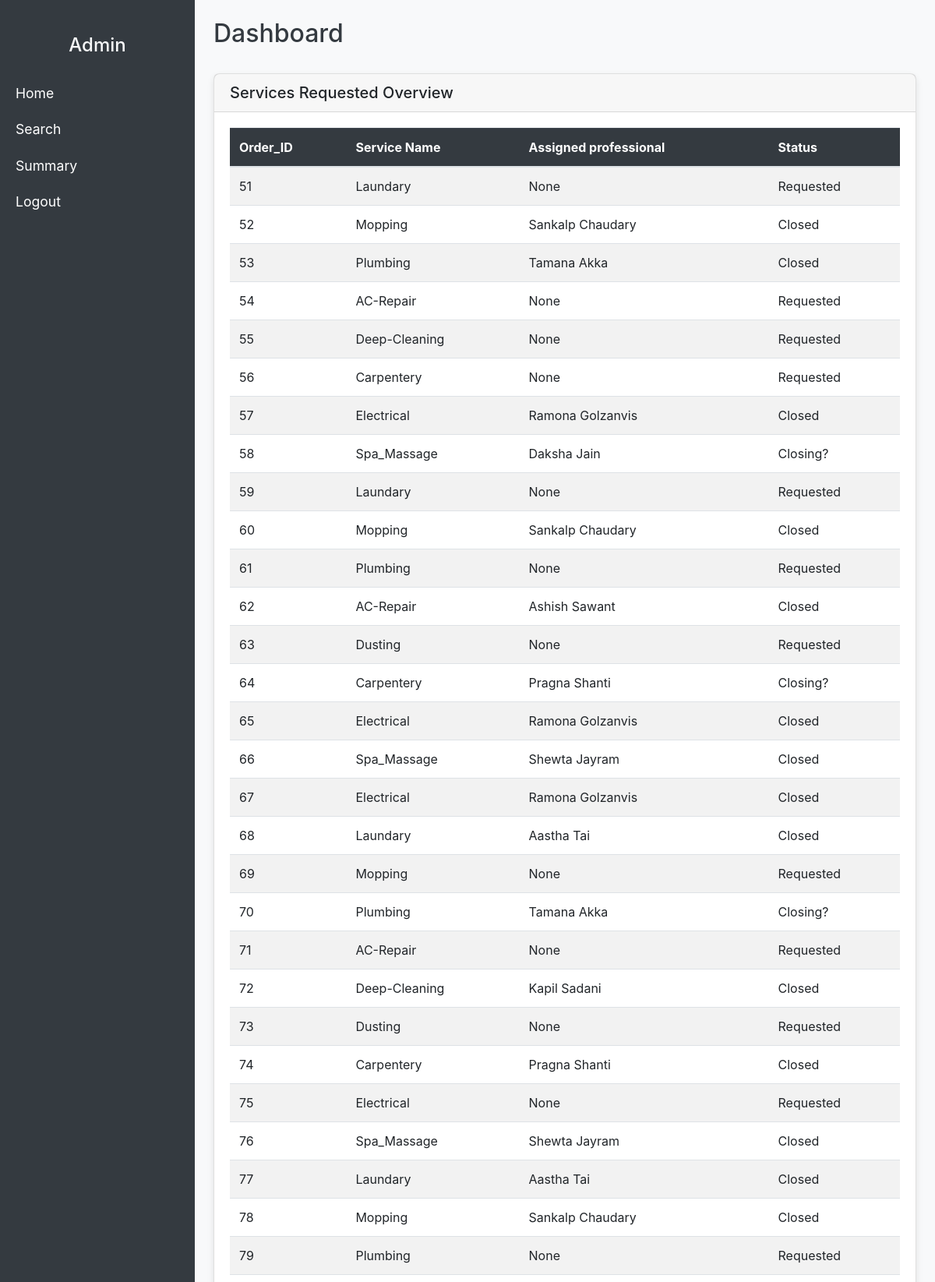
Screenshot of /admin_services_requested (upper part) with the database file from the repository.
### codes/app.py (models this page shows)
class Service_History(db.Model):
    __tablename__="Service_History"
    order_id=db.Column(db.Integer,primary_key=True,autoincrement=True,nullable=False)
    full_name = db.Column(db.String(80))
    service_name=db.Column(db.String(80),nullable=False)
    package_id=db.Column(db.Integer,nullable=False)
    professional_name=db.Column(db.String(80))
    phone_number=db.Column(db.String(80))
    action=db.Column(db.String(80),nullable=False,default='Requested')
    request_date=db.Column(db.String(80))

### codes/app.py (the view)
@app.route("/admin_services_requested")
def admin_services_requested():
    service_request=Service_History.query.all()
    return render_template('requests_table.html',service_request=service_request)

### templates/requests_table.html
{% extends "layout2.html"%}
    {%block body%}
            <div class="card mb-4">
                <div class="card-header">
                    <h5 class="mb-0">Services Requested Overview</h5>
                </div>
                    <div class="card-body">
                        <table class="table table-striped">
                            <thead class="table-dark">
                                <tr>
                                    <th>Order_ID</th>
                                    <th>Service Name</th>
                                    <th>Assigned professional</th>
                                    <th>Status</th>
                                </tr>
                            </thead>
                            <tbody>
                                {%if service_request%}
                                {% for service in service_request%}
                                <tr>
                                    <td>{{service.order_id}}</td>
                                    <td>{{service.service_name}}</td>
                                    <td>{{service.professional_name}}</td>
                                    <td>
                                        {{service.action}}
                                    </td>
                                </tr>
                                {% endfor %}
                                {%endif%}
                            </tbody>
                        </table>
                    </div>
                {%endblock%}

### static/style2.css (style rules this page uses)
.card { border-radius: 8px; box-shadow: 0px 4px 8px rgba(0, 0, 0, 0.1); }
.table th, .table td { vertical-align: middle; }
.table th { background-color: #343a40; color: white; }

### rows the page displays
Service_History: order_id "51", service_name "Laundary", professional_name "None", action "Requested"
Service_History: order_id "52", service_name "Mopping", professional_name "Sankalp Chaudary", action "Closed"
Service_History: order_id "53", service_name "Plumbing", professional_name "Tamana Akka", action "Closed"
Service_History: order_id "54", service_name "AC-Repair", professional_name "None", action "Requested"
Service_History: order_id "55", service_name "Deep-Cleaning", professional_name "None", action "Requested"
Service_History: order_id "56", service_name "Carpentery", professional_name "None", action "Requested"
Service_History: order_id "57", service_name "Electrical", professional_name "Ramona Golzanvis", action "Closed"
Service_History: order_id "58", service_name "Spa_Massage", professional_name "Daksha Jain", action "Closing?"
Service_History: order_id "59", service_name "Laundary", professional_name "None", action "Requested"
Service_History: order_id "60", service_name "Mopping", professional_name "Sankalp Chaudary", action "Closed"
Service_History: order_id "61", service_name "Plumbing", professional_name "None", action "Requested"
Service_History: order_id "62", service_name "AC-Repair", professional_name "Ashish Sawant", action "Closed"
Service_History: order_id "63", service_name "Dusting", professional_name "None", action "Requested"
Service_History: order_id "64", service_name "Carpentery", professional_name "Pragna Shanti", action "Closing?"
Service_History: order_id "65", service_name "Electrical", professional_name "Ramona Golzanvis", action "Closed"
Service_History: order_id "66", service_name "Spa_Massage", professional_name "Shewta Jayram", action "Closed"
Service_History: order_id "67", service_name "Electrical", professional_name "Ramona Golzanvis", action "Closed"
Service_History: order_id "68", service_name "Laundary", professional_name "Aastha Tai", action "Closed"
Service_History: order_id "69", service_name "Mopping", professional_name "None", action "Requested"
Service_History: order_id "70", service_name "Plumbing", professional_name "Tamana Akka", action "Closing?"
Service_History: order_id "71", service_name "AC-Repair", professional_name "None", action "Requested"
Service_History: order_id "72", service_name "Deep-Cleaning", professional_name "Kapil Sadani", action "Closed"
Service_History: order_id "73", service_name "Dusting", professional_name "None", action "Requested"
Service_History: order_id "74", service_name "Carpentery", professional_name "Pragna Shanti", action "Closed"
Service_History: order_id "75", service_name "Electrical", professional_name "None", action "Requested"
Service_History: order_id "76", service_name "Spa_Massage", professional_name "Shewta Jayram", action "Closed"
Service_History: order_id "77", service_name "Laundary", professional_name "Aastha Tai", action "Closed"
Service_History: order_id "78", service_name "Mopping", professional_name "Sankalp Chaudary", action "Closed"
Service_History: order_id "79", service_name "Plumbing", professional_name "None", action "Requested"
